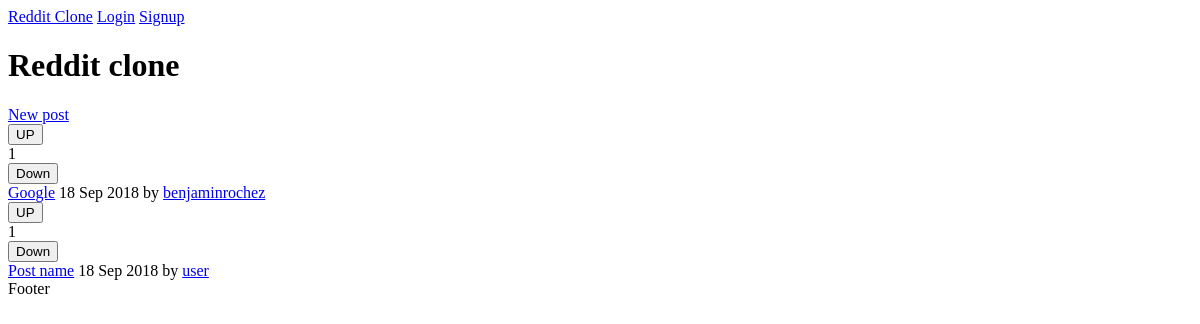
Before: / with the older database file.
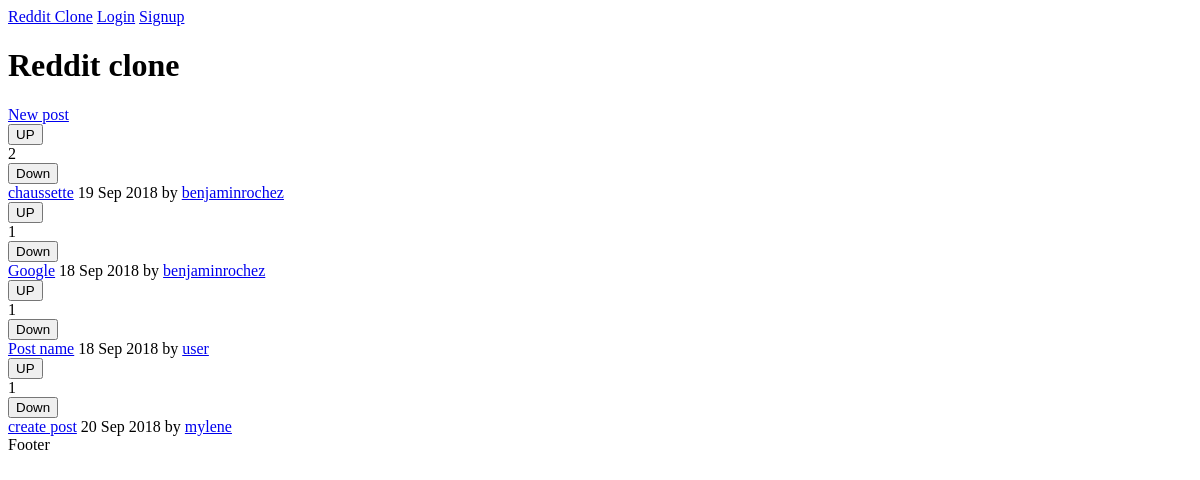
After: the same page with the newer database file.
### posts/models.py (models this page shows)
class Posts(models.Model):
    title = models.CharField(max_length=200)
    url = models.TextField()
    pub_date = models.DateTimeField()
    author = models.ForeignKey(User)
    votes_total = models.IntegerField(default = 1)
    def pub_date_pretty(self):
        return self.pub_date.strftime('%e %b %Y')

### posts/views.py (the view)
# urls.py: 2. Add a URL to urlpatterns:  url(r'^$', views.home, name='home')
def home(request):
    post = models.Posts.objects.order_by('-votes_total')
    return render(request, 'posts/home.html', {'post': post})

### posts/templates/posts/home.html (shortened to what this page needs)
{% extends 'base.html' %}
{% block content %}
<h1>Reddit clone</h1>
<a href="{% url 'posts:create' %}">
    New post
</a>
{% for post in post.all %}
<div>
    <form method="POST" action="{% url 'posts:upvote' post.id %}">
        <button>UP</button>
    </form>
    {{post.votes_total}}
    <form method="POST" action="{% url 'posts:downvote' post.id %}">
        <button>Down</button>
    </form>
    <a href="{{post.url}}"> {{post.title}}</a>
    {{post.pub_date_pretty}} by <a href="{% url 'posts:userposts' post.author.id %}">{{post.author.username}}</a>
</div>
{% endfor %}
{% endblock %}

### templates/base.html (shortened to what this page needs)
<!DOCTYPE html>
<html>
<head>
</head>
<body>
<a href="{% url 'home' %}">Reddit Clone</a>
{% if user.is_authenticated %}
    <a href="#" onClick="document.getElementById('logout').submit()">Logout</a>
    <form id="logout" method="POST" action="{% url 'accounts:logout' %}">
        {% csrf_token %}
        <input type="hidden">
    </form>
{% else %}
    <a href="{% url 'accounts:login' %}">Login</a>
    <a href="{% url 'accounts:signup' %}">Signup</a>
{% endif %}
{% block content %}
{% endblock %}
Footer
</body>
</html>

Changed rows visible on the page:
added Posts: votes_total "2", title "chaussette", pub_date_pretty "19 Sep 2018", author.username "benjaminrochez"
added Posts: votes_total "1", title "create post", pub_date_pretty "20 Sep 2018", author.username "mylene"
